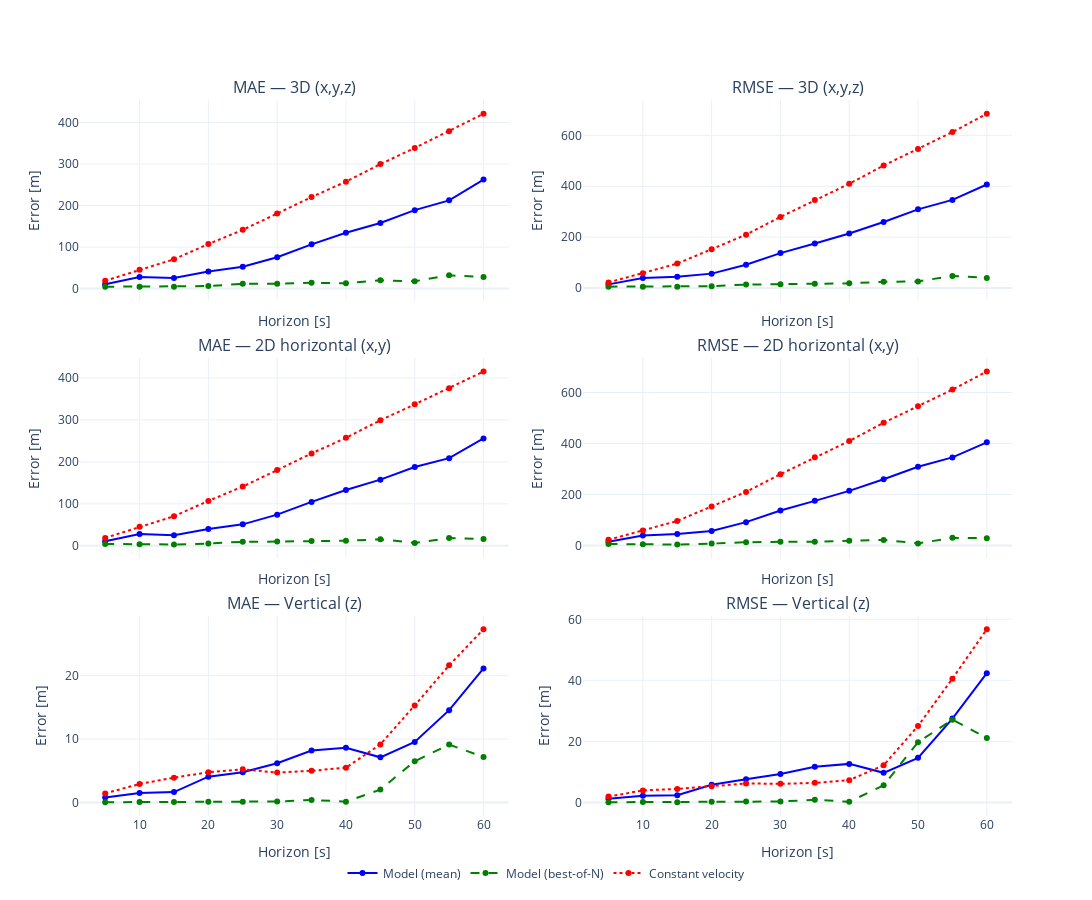

Notebook source saved alongside this figure:
### Code cell


### Figure 1 — Plotly figure (JSON) as saved in the notebook; plotly's stock layout.template omitted (floating-point values rounded to 4 significant figures)
{"data": [{"line": {"color": "blue", "width": 2}, "mode": "lines+markers", "name": "Model (mean)", "showlegend": true, "type": "scatter", "x": [5, 10, 15, 20, 25, 30, 35, 40, 45, 50, 55, 60], "xaxis": "x", "y": [10.68, 27.97, 25.45, 40.96, 52.68, 75.51, 106.6, 134.6, 158.1, 188.9, 212.5, 262.6], "yaxis": "y"}, {"line": {"color": "green", "dash": "dash", "width": 2}, "mode": "lines+markers", "name": "Model (best-of-N)", "showlegend": true, "type": "scatter", "x": [5, 10, 15, 20, 25, 30, 35, 40, 45, 50, 55, 60], "xaxis": "x", "y": [4.575, 4.695, 4.633, 6.115, 11.66, 11.61, 13.94, 12.73, 19.86, 17.71, 31.94, 27.72], "yaxis": "y"}, {"line": {"color": "red", "dash": "dot", "width": 2}, "mode": "lines+markers", "name": "Constant velocity", "showlegend": true, "type": "scatter", "x": [5, 10, 15, 20, 25, 30, 35, 40, 45, 50, 55, 60], "xaxis": "x", "y": [18.89, 45.35, 70.63, 107.2, 141.5, 180.7, 220.5, 257.6, 299.8, 338.8, 379.1, 421.0], "yaxis": "y"}, {"line": {"color": "blue", "width": 2}, "mode": "lines+markers", "name": "Model (mean)", "showlegend": false, "type": "scatter", "x": [5, 10, 15, 20, 25, 30, 35, 40, 45, 50, 55, 60], "xaxis": "x2", "y": [14.57, 39.38, 44.82, 56.84, 91.62, 137.5, 175.2, 214.5, 259.8, 309.3, 346.6, 406.9], "yaxis": "y2"}, {"line": {"color": "green", "dash": "dash", "width": 2}, "mode": "lines+markers", "name": "Model (best-of-S)", "showlegend": false, "type": "scatter", "x": [5, 10, 15, 20, 25, 30, 35, 40, 45, 50, 55, 60], "xaxis": "x2", "y": [5.64, 5.49, 5.547, 7.736, 13.91, 14.97, 16.91, 18.63, 24.65, 26.31, 47.89, 39.91], "yaxis": "y2"}, {"line": {"color": "red", "dash": "dot", "width": 2}, "mode": "lines+markers", "name": "Constant velocity", "showlegend": false, "type": "scatter", "x": [5, 10, 15, 20, 25, 30, 35, 40, 45, 50, 55, 60], "xaxis": "x2", "y": [22.27, 58.38, 96.19, 153.1, 210.1, 279.5, 346.2, 409.7, 481.5, 546.3, 612.9, 684.8], "yaxis": "y2"}, {"line": {"color": "blue", "width": 2}, "mode": "lines+markers", "name": "Model (mean)", "showlegend": false, "type": "scatter", "x": [5, 10, 15, 20, 25, 30, 35, 40, 45, 50, 55, 60], "xaxis": "x3", "y": [10.62, 27.86, 24.94, 39.98, 51.08, 74.18, 104.6, 132.9, 157.7, 187.6, 208.9, 256.0], "yaxis": "y3"}, {"line": {"color": "green", "dash": "dash", "width": 2}, "mode": "lines+markers", "name": "Model (best-of-N)", "showlegend": false, "type": "scatter", "x": [5, 10, 15, 20, 25, 30, 35, 40, 45, 50, 55, 60], "xaxis": "x3", "y": [4.234, 3.499, 3.118, 5.289, 9.616, 10.01, 11.23, 12.0, 15.43, 6.91, 18.4, 16.21], "yaxis": "y3"}, {"line": {"color": "red", "dash": "dot", "width": 2}, "mode": "lines+markers", "name": "Constant velocity", "showlegend": false, "type": "scatter", "x": [5, 10, 15, 20, 25, 30, 35, 40, 45, 50, 55, 60], "xaxis": "x3", "y": [18.79, 45.1, 70.4, 107.0, 141.2, 180.4, 220.3, 257.3, 299.3, 337.2, 375.7, 415.4], "yaxis": "y3"}, {"line": {"color": "blue", "width": 2}, "mode": "lines+markers", "name": "Model (mean)", "showlegend": false, "type": "scatter", "x": [5, 10, 15, 20, 25, 30, 35, 40, 45, 50, 55, 60], "xaxis": "x4", "y": [14.52, 39.31, 44.76, 56.54, 91.31, 137.2, 174.8, 214.2, 259.7, 309.0, 345.5, 404.7], "yaxis": "y4"}, {"line": {"color": "green", "dash": "dash", "width": 2}, "mode": "lines+markers", "name": "Model (best-of-S)", "showlegend": false, "type": "scatter", "x": [5, 10, 15, 20, 25, 30, 35, 40, 45, 50, 55, 60], "xaxis": "x4", "y": [5.442, 4.711, 3.742, 7.284, 12.5, 14.09, 14.54, 18.27, 21.75, 8.007, 29.71, 28.41], "yaxis": "y4"}, {"line": {"color": "red", "dash": "dot", "width": 2}, "mode": "lines+markers", "name": "Constant velocity", "showlegend": false, "type": "scatter", "x": [5, 10, 15, 20, 25, 30, 35, 40, 45, 50, 55, 60], "xaxis": "x4", "y": [22.19, 58.24, 96.09, 153.0, 210.0, 279.5, 346.1, 409.6, 481.4, 545.8, 611.6, 682.5], "yaxis": "y4"}, {"line": {"color": "blue", "width": 2}, "mode": "lines+markers", "name": "Model (mean)", "showlegend": false, "type": "scatter", "x": [5, 10, 15, 20, 25, 30, 35, 40, 45, 50, 55, 60], "xaxis": "x5", "y": [0.7875, 1.506, 1.633, 4.063, 4.749, 6.181, 8.18, 8.631, 7.117, 9.539, 14.55, 21.14], "yaxis": "y5"}, {"line": {"color": "green", "dash": "dash", "width": 2}, "mode": "lines+markers", "name": "Model (best-of-N)", "showlegend": false, "type": "scatter", "x": [5, 10, 15, 20, 25, 30, 35, 40, 45, 50, 55, 60], "xaxis": "x5", "y": [0.03682, 0.06689, 0.06436, 0.122, 0.1164, 0.1511, 0.3982, 0.1262, 2.032, 6.498, 9.128, 7.17], "yaxis": "y5"}, {"line": {"color": "red", "dash": "dot", "width": 2}, "mode": "lines+markers", "name": "Constant velocity", "showlegend": false, "type": "scatter", "x": [5, 10, 15, 20, 25, 30, 35, 40, 45, 50, 55, 60], "xaxis": "x5", "y": [1.431, 2.918, 3.915, 4.76, 5.239, 4.707, 4.997, 5.479, 9.156, 15.3, 21.63, 27.31], "yaxis": "y5"}, {"line": {"color": "blue", "width": 2}, "mode": "lines+markers", "name": "Model (mean)", "showlegend": false, "type": "scatter", "x": [5, 10, 15, 20, 25, 30, 35, 40, 45, 50, 55, 60], "xaxis": "x6", "y": [1.204, 2.203, 2.353, 5.779, 7.591, 9.292, 11.67, 12.63, 9.696, 14.61, 27.48, 42.35], "yaxis": "y6"}, {"line": {"color": "green", "dash": "dash", "width": 2}, "mode": "lines+markers", "name": "Model (best-of-S)", "showlegend": false, "type": "scatter", "x": [5, 10, 15, 20, 25, 30, 35, 40, 45, 50, 55, 60], "xaxis": "x6", "y": [0.0677, 0.1602, 0.09021, 0.2307, 0.272, 0.2991, 0.884, 0.2083, 5.611, 19.74, 27.12, 21.09], "yaxis": "y6"}, {"line": {"color": "red", "dash": "dot", "width": 2}, "mode": "lines+markers", "name": "Constant velocity", "showlegend": false, "type": "scatter", "x": [5, 10, 15, 20, 25, 30, 35, 40, 45, 50, 55, 60], "xaxis": "x6", "y": [1.906, 3.949, 4.416, 5.308, 6.222, 6.082, 6.41, 7.302, 12.17, 25.06, 40.56, 56.73], "yaxis": "y6"}], "layout": {"annotations": [{"font": {"size": 16}, "showarrow": false, "text": "MAE — 3D (x,y,z)", "x": 0.23, "xanchor": "center", "xref": "paper", "y": 1, "yanchor": "bottom", "yref": "paper"}, {"font": {"size": 16}, "showarrow": false, "text": "RMSE — 3D (x,y,z)", "x": 0.77, "xanchor": "center", "xref": "paper", "y": 1, "yanchor": "bottom", "yref": "paper"}, {"font": {"size": 16}, "showarrow": false, "text": "MAE — 2D horizontal (x,y)", "x": 0.23, "xanchor": "center", "xref": "paper", "y": 0.64, "yanchor": "bottom", "yref": "paper"}, {"font": {"size": 16}, "showarrow": false, "text": "RMSE — 2D horizontal (x,y)", "x": 0.77, "xanchor": "center", "xref": "paper", "y": 0.64, "yanchor": "bottom", "yref": "paper"}, {"font": {"size": 16}, "showarrow": false, "text": "MAE — Vertical (z)", "x": 0.23, "xanchor": "center", "xref": "paper", "y": 0.28, "yanchor": "bottom", "yref": "paper"}, {"font": {"size": 16}, "showarrow": false, "text": "RMSE — Vertical (z)", "x": 0.77, "xanchor": "center", "xref": "paper", "y": 0.28, "yanchor": "bottom", "yref": "paper"}], "height": 900, "legend": {"orientation": "h", "x": 0.5, "xanchor": "center", "y": -0.1, "yanchor": "bottom"}, "width": 1100, "xaxis": {"anchor": "y", "domain": [0, 0.46], "matches": "x5", "showticklabels": false, "title": {"text": "Horizon [s]"}}, "xaxis2": {"anchor": "y2", "domain": [0.54, 1], "matches": "x6", "showticklabels": false, "title": {"text": "Horizon [s]"}}, "xaxis3": {"anchor": "y3", "domain": [0, 0.46], "matches": "x5", "showticklabels": false, "title": {"text": "Horizon [s]"}}, "xaxis4": {"anchor": "y4", "domain": [0.54, 1], "matches": "x6", "showticklabels": false, "title": {"text": "Horizon [s]"}}, "xaxis5": {"anchor": "y5", "domain": [0, 0.46], "title": {"text": "Horizon [s]"}}, "xaxis6": {"anchor": "y6", "domain": [0.54, 1], "title": {"text": "Horizon [s]"}}, "yaxis": {"anchor": "x", "domain": [0.72, 1], "title": {"text": "Error [m]"}}, "yaxis2": {"anchor": "x2", "domain": [0.72, 1], "title": {"text": "Error [m]"}}, "yaxis3": {"anchor": "x3", "domain": [0.36, 0.64], "title": {"text": "Error [m]"}}, "yaxis4": {"anchor": "x4", "domain": [0.36, 0.64], "title": {"text": "Error [m]"}}, "yaxis5": {"anchor": "x5", "domain": [0, 0.28], "title": {"text": "Error [m]"}}, "yaxis6": {"anchor": "x6", "domain": [0, 0.28], "title": {"text": "Error [m]"}}}}
